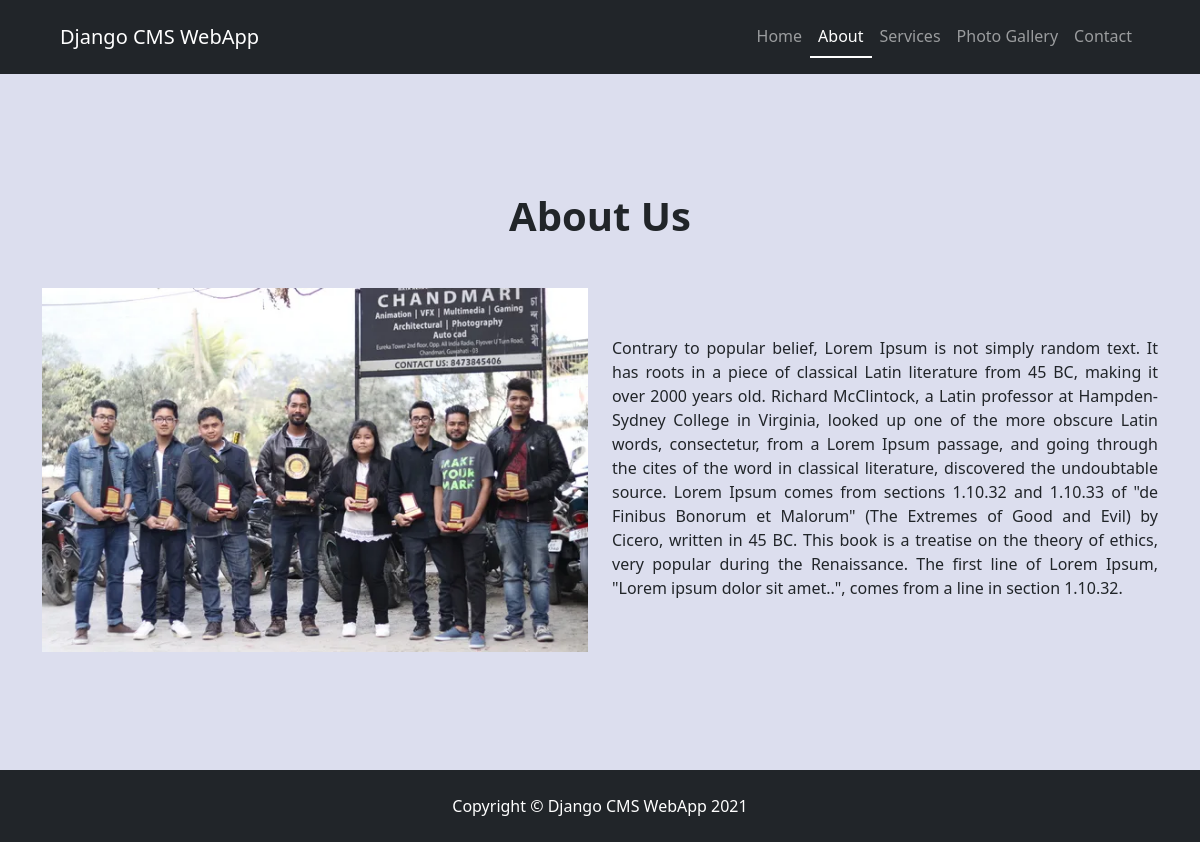
The page /about/ on the database its author committed.
### cmsapp/models.py (models this page shows)
class About(models.Model):
    aboutpic = models.ImageField(upload_to="about")
    aboutdesc = models.TextField()

### cmsapp/views.py (the view)
# urls.py: path('about/', views.about, name='about'),
def about(request):
    about = About.objects.all()
    return render(request,'about.html',{'about':about})

### cmsapp/templates/about.html
{% extends 'base.html' %} {% block title %}About{% endblock title %} {% block aboutactive %}active{% endblock aboutactive %} {% block body %}
<div class="container-fluid py-5" style="background-color: #dcdeee;">
    <h1 class="text-center mt-5" style="font-weight:bold !important; margin-top:70px!important">About Us</h1>
    <div class="container mt-5" style="margin-bottom:70px!important">
        <div class="row ">
            {% for s in about %}
            <div class="col-lg-6 ">
                <img src="{{s.aboutpic.url}}" class="img-fluid" alt="">
            </div>
            <div class="col-lg-6 mt-5">
                <p style="text-align: justify; font-weight: 500;">{{s.aboutdesc}}</p>
            </div>
            {% endfor %}
        </div>
    </div>
</div>
{% endblock body %}

### rows shown on the page
About: aboutpic (picture), aboutdesc "Contrary to popular belief, Lorem Ipsum is not simply random text. It has roots in a piece of classical Latin literature from 45 BC, making it over 2000 years old. Richard McClintock, a Latin professor at Hampden-Sydney College in Virginia, looked up one of the more obscure Latin words, consectetur, from a Lorem Ipsum passage, and going through the cites of the word in classical literature, discovered the undoubtable source. Lorem Ipsum comes from sections 1.10.32 and 1.10.33 of \"de Finibus Bonorum et Malorum\" (The Extremes of Good and Evil) by Cicero, written in 45 BC. This book is a treatise on the theory of ethics, very popular during the Renaissance. The first line of Lorem Ipsum,…"
